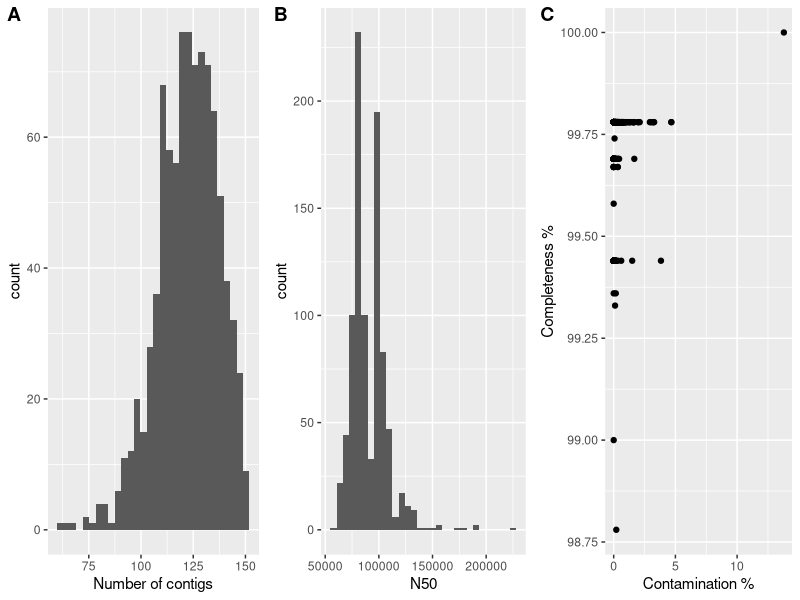

This figure's R source:
## assessing genome quality
library(ggplot2)
library(dplyr)
library(ggpubr)
library(seqinr)
library(tidyr)


## quast results
quast <- read.csv("data/quast_cows_150.csv")
#plot results
contigs <- ggplot(quast)+geom_histogram(aes(x=X..contigs))+labs(x= "Number of contigs")
N50 <- ggplot(quast)+geom_histogram(aes(x=N50))
NG50 <- ggplot(quast)+geom_histogram(aes(x=NG50)) 

mean(quast$X..contigs)
median(quast$X..contigs)
range(quast$X..contigs)
median(quast$N50)
range(quast$N50)

## checkM results
checkM <- read.csv("data/checkm_out.csv")
checkM_p <- ggplot(checkM) + geom_point(aes(x=Contamination,y=Completeness)) + 
  labs(x="Contamination %", y="Completeness %")

## save quality control plot
q_out <- ggarrange(contigs,N50,checkM_p,nrow=1, labels = c("A","B","C"))
ggsave("plots/quality_results.png",width=8,height=3)
